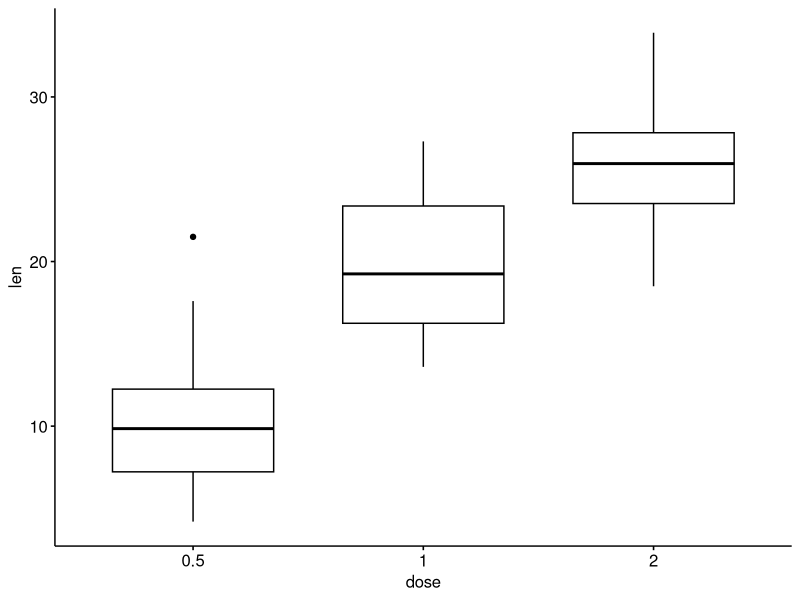
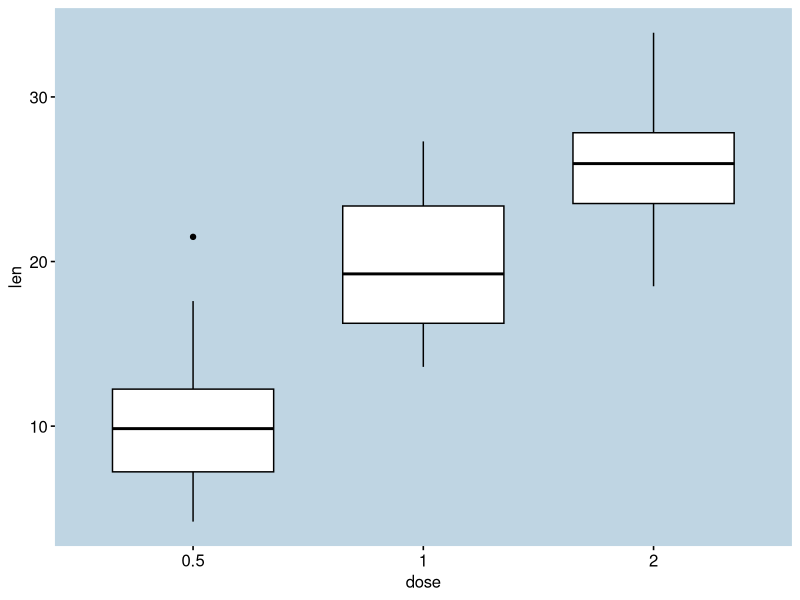

Write the R code that produced these figures, in order.
library(ggpubr)


### Name: bgcolor
### Title: Change ggplot Panel Background Color
### Aliases: bgcolor

### ** Examples

# Load data
data("ToothGrowth")
df <- ToothGrowth

# Basic plot
p <- ggboxplot(df, x = "dose", y = "len")
p

# Change panel background color
p +
  bgcolor("#BFD5E3")+
  border("#BFD5E3")
